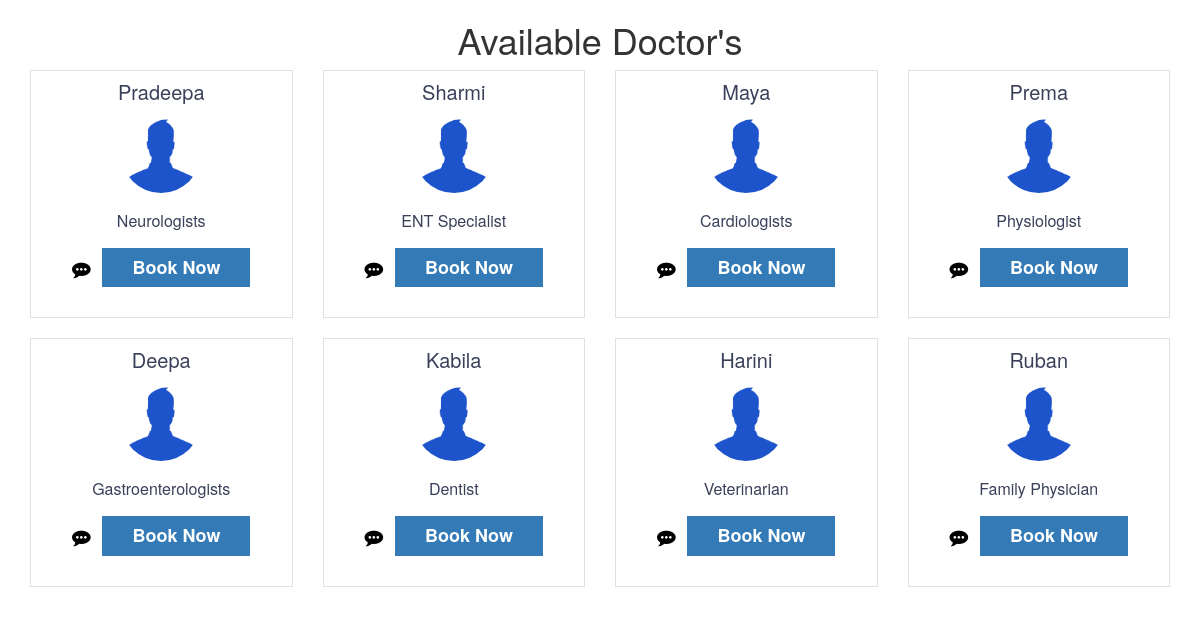
/app/DoctorDetail/, run on the app's committed database.
### app/models.py (models this page shows)
class Doctor(models.Model):
    DoctorId = models.IntegerField(primary_key=True)
    DoctorName = models.CharField(max_length=100)
    PhoneNumber = models.IntegerField()
    SpecilistIn = models.CharField(max_length=100)
    EmailId = models.EmailField(max_length=100)
    password = models.CharField(max_length=100)

### app/views.py (the view)
def DoctorDetail(request):
    db = sqlite3.connect('db.sqlite3')
    cursor = db.cursor()
    cursor.execute("SELECT DoctorId, DoctorName,SpecilistIn FROM app_doctor")
    data = cursor.fetchall()
    return render(request, 'DoctorDetail.html', {'data': data})

### app/Templates/DoctorDetail.html (shortened to what this page needs)
<!DOCTYPE html>
<html lang="en">
<head>
    {% load staticfiles %}
    <link rel="stylesheet" type="text/css" href="{% static 'back.css' %}">
    <link rel="stylesheet" type="text/css" href="{% static 'Doctor.css' %}">
    <link rel="stylesheet" type="text/css" href="{% static 'css/bootstrap.min.css' %}">
    <link href="{% static 'font-awesome-4.7.0/css/font-awesome.min.css' %}" rel="stylesheet">
</head>
<body>
<div class="container">
    <h1 class="text-center">Available Doctor's</h1>
    <div class="row" >
        {% for row in data %}
        <div class="col-sm-3  ">
            <div class="pricingTable tuple">
                <h3 class="title">{{ row.1 }}</h3>
                <div class="price-value">
                    <img src="{% static 'images/3.png' %}" class="image img-circle" >
                </div><br>
                <ul class="pricing-content">
                    <li>{{ row.2 }}</li>
                </ul>
                <a title="Chat Now !" style="color:black"><i class="fa fa-lg fa-commenting" aria-hidden="true"></i></a> &NonBreakingSpace;
                <a href="/app/book/?DoctorId={{ row.0 }}" class="pricingTable-signup">Book Now</a>
            </div><br>
        </div>
        {% endfor %}
    </div>
</div>
</body>
</html>

### app/static/Doctor.css (style rules this page uses)
.pricingTable { padding: 30px 0px; border: 1px solid #e1e1e1; text-align: center; overflow: hidden; position: relative; width:100%; }
.pricingTable:before { content: ""; border-right: 55px solid #337ab7;; border-top: 55px solid transparent; border-bottom: 55px solid transparent; position: absolute; top: 30px; right: -100px; transition: all 1s ease 0s; }
.pricingTable .title { font-size: 20px; color: #3a405a; margin: -20px 0 10px 0; }
.image { width:80px; height:80px; }
.pricingTable .price-value { font-size: 40px; font-weight: 700; color: #3a405a; margin-bottom: 10px; }
.pricingTable .pricing-content { padding: 0; margin: -30px 0 0px 0; list-style: none; }
.pricingTable .pricing-content li { font-size: 16px; color: #3a405a; line-height: 55px; }
.pricingTable .pricingTable-signup { display: inline-block; padding: 7px 30px; background: #337ab7;; font-size: 18px; font-weight: 600; color: #fff; transition: all 0.5s ease 0s; }

### data on the page
Doctor: DoctorName "Pradeepa", SpecilistIn "Neurologists"
Doctor: DoctorName "Sharmi", SpecilistIn "ENT Specialist"
Doctor: DoctorName "Maya", SpecilistIn "Cardiologists"
Doctor: DoctorName "Prema", SpecilistIn "Physiologist"
Doctor: DoctorName "Deepa", SpecilistIn "Gastroenterologists"
Doctor: DoctorName "Kabila", SpecilistIn "Dentist"
Doctor: DoctorName "Harini", SpecilistIn "Veterinarian"
Doctor: DoctorName "Ruban", SpecilistIn "Family Physician"
